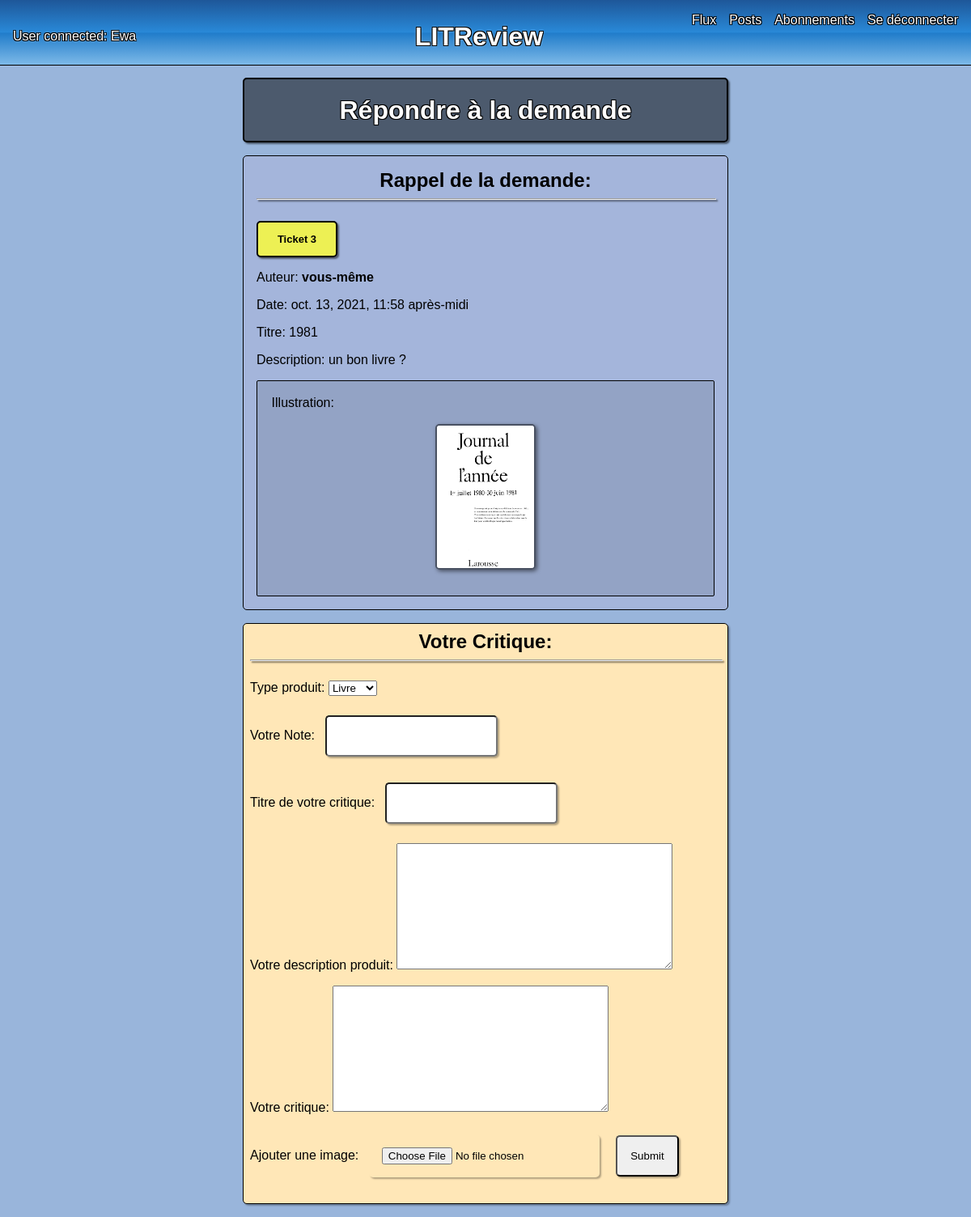
Screenshot of /answer-ticket/3/ (signed in) with the database file from the repository.
### base/models.py (models this page shows)
class Ticket(models.Model):
    titre = models.CharField(max_length=128,
                             blank=True
                             )
    description = models.TextField(max_length=2048,
                                   blank=True
                                   )
    user = models.ForeignKey(to=settings.AUTH_USER_MODEL,
                             on_delete=models.CASCADE,
                             null=True,
                             blank=True
                             )
    image = models.ImageField(upload_to ='images',
                              null=True,
                              blank=True
                              )
    time_created = models.DateTimeField(auto_now_add=True)

### base/views.py (the view, shortened to what this page needs)
# urls.py: path('answer-ticket/<str:pk>/', views.answer_ticket, name='answer'),
@login_required(login_url='/')
def answer_ticket(request, pk):
    tick = Ticket.objects.get(id=pk)
    reviewForm = ReviewForm()
    context = {'reviewForm': reviewForm, 'ticket': tick}
    return render(request, 'base/answer_ticket.html', context)

### base/forms.py
class ReviewForm(ModelForm):
    class Meta:
        model = Review
        fields = [
            'type_produit',
            'titre_produit',
            'description_produit',
            'image_produit',
            'note',
            'titre_critique',
            'description_critique'
        ]

### base/templates/base/answer_ticket.html (shortened to what this page needs)
{% extends 'main.html' %}
{% block content %}
    <div class="main-container">
        <div class="page-title">
            <h1>Répondre à la demande</h1>
        </div>
        <div class="color-ticket rappel">
            <div>
                <h2 class="text-center">Rappel de la demande: </h2>
            </div>
            <hr />
            <div>
                <br>
                <div class="ticket-tag">
                    <p>Ticket {{ticket.id}}</p>
                </div>
                <p> Auteur:
                    {% if request.user == ticket.user %}
                        <b>vous-même</b>
                    {% else %}
                        {{ticket.user|capfirst}}
                    {% endif %}
                </p>
                <p>Date: {{ticket.time_created}} </p>
                <p>Titre: {{ticket.titre}} </p>
                <p>Description: {{ticket.description}}</p>
                <div class="illustration">
                    <p>Illustration:</p>
                    {% if ticket.image %}
                        <img id="illustration-rappel" src="/media/{{ticket.image}}" />
                    {% else %}
                        <div class="nopic">
                            <i class="far fa-clipboard"> pas d'illustration </i>
                        </div>
                    {% endif %}
                </div>
            </div>
        </div>
        <div class="width-100">
            <div class="review">
                <div>
                    <h2 class="text-center">Votre Critique: </h2>
                </div>
                <hr />
                <div>
                    <form enctype="multipart/form-data" method="post" action="">
                        <p>Type produit: {{reviewForm.type_produit}}</p>
                        <p>Votre Note: {{reviewForm.note}}</p>
                        <p>Titre de votre critique: {{reviewForm.titre_critique}}</p>
                        <p>Votre description produit: {{reviewForm.description_critique}}
                        <p>Votre critique: {{reviewForm.description_critique}}</p>
                        <p>Ajouter une image: {{reviewForm.image_produit}}
                        <input type="submit" name"submit" value="Submit" />
                    </form>
                </div>
            </div>
        </div>
    </div>
{%endblock content%}

### templates/navbar.html
<nav>
    <div class="navbar-auth">
        {% if user.is_authenticated %}
            <p class="logged-user">User connected: {{ user|capfirst }}</p>
        {% else %}
            <p class="logged-user">User connected: None</p>
        {% endif %}
    </div>
    <div class="navbar-title">
        {% if user.is_authenticated %}
            <a href="{% url 'flux' %}"%>
                <h1>LITReview</h1>
            </a>
        {% else %}
            <a href="{% url 'login' %}">
                <h1>LITReview</h1>
            </a>
        {% endif %}
    </div>
    {% if user.is_authenticated %}
        <div class="navbar-satellites">
            {% if request.get_full_path == "/flux/" %}
                <a href="{% url 'flux' %}" class="active">Flux</a>
            {% else %}
                <a href="{% url 'flux' %}">Flux</a>
            {% endif %}
            {% if request.get_full_path == "/own-posts/" %}
                <a href="{% url 'own' %}" class="active">Posts</a>
            {% else %}
                <a href="{% url 'own' %}">Posts</a>
            {% endif %}
            {% if request.get_full_path == "/abo/" %}
                <a href="{% url 'abo' %}" class="active">Abonnements</a>
            {% else %}
                <a href="{% url 'abo' %}">Abonnements</a>
            {% endif %}
            {% if request.get_full_path == "/" and user.is_authenticated %}
                <a href="{% url 'login' %}" class="active">Se connecter</a>
            {% else %}
                <a href="{% url 'logout' %}">Se déconnecter</a>
            {% endif %}
        </div>
    {% endif %}
</nav>

### static/styles/main.css (style rules this page uses)
html, body { box-sizing: border-box; border: 0; margin: 5vh 0 0 0; box-sizing: border-box; height: 100%; background-color: rgba(153,181,219,1); font-family: arial, helvetica, Verdana, sans-serif; }
.main-container { display: flex; flex-direction: column; justify-content:space-evenly; align-items: center; width: 50%; margin: auto; }
.ticket-tag, .critique-tag { display: flex; justify-content: center; align-items: center; width: 6rem; border: 2px solid black; border-radius: 5px; box-shadow: 2px 2px 2px rgba(0,0,0, .5); background-color: rgba(255,255,51, .8); text-align: center; font-size: small; font-weight: bold; }
a { text-decoration: none; margin-right: 1rem; color: #fff }
hr { width: 100%; box-shadow: 2px 2px 2px rgba(0, 0, 0, 0.5); }
nav { z-index: 1; position: fixed; top: 0; width: 100%; height: 5rem; text-shadow: -1px -1px 0 #000, 1px -1px 0 #000, -1px 1px 0 #000, 1px 1px 0 #000; border-bottom: 1px solid black; display: grid; grid-template-columns: 1fr 1fr 1fr; background: #1e5799; background: -moz-linear-gradient(top, #1e5799 0%, #2989d8 50%, #207cca 51%, #7db9e8 100%); background: -webkit-linear-gradient(top, #1e5799 0%,#2989d8 50%,#207cca 51%,#7db9e8 100%); background: linear-gradient(to bottom, #1e5799 0%,#2989d8 50%,#207cca 51%,#7db9e8 100%); filter: progid:DXImageTransform.Microsoft.gradient( startColorstr='#1e5799', endColorstr='#7db9e8',GradientType=0 ); }
.navbar-auth { display: flex; justify-content: flex-start; align-items: center; width: 100%; }
.navbar-title { display: flex; justify-content:center; align-items: center; font-size: .9rem; width: 100%; }
.navbar-satellites { width: 100%; padding-top: 1rem; display: flex; align-items: flex-start; justify-content: flex-end; }
nav h1 { font-size: 2rem; text-shadow: -1px -1px 0 #000, 1px -1px 0 #000, -1px 1px 0 #000, 1px 1px 0 #000, 0px 0px 3px #fff }
.logged-user { color: white; text-align: left; margin-left: 1rem; text-shadow: -1px -1px 0 #000, 1px -1px 0 #000, -1px 1px 0 #000, 1px 1px 0 #000, 0px 0px 3px #fff; }
.text-center { text-align: center; margin: auto; }
input { padding: 1rem; margin: .5rem; border-radius: 5px; box-shadow: 2px 2px 2px rgba(0, 0, 0, 0.3); }
.color-ticket { background-color: rgb(164, 181, 219); }
.rappel { box-sizing: border-box; border: 1px solid black; border-radius: 5px; padding: 1rem; width: 100%; }
.ticket, .review { box-sizing: border-box; width: 100%; border: 1px solid black; box-shadow: 2px 2px 2px rgba(0, 0, 0, 0.3); border-radius: 5px; display: flex; flex-direction: column; padding: .5rem; margin: 1rem 0; background-color: rgb(200, 181, 219, .25); }
.illustration { border: 1px solid black; border-radius: 2px; box-sizing: border-box; padding: 1rem; width: 100%; display: flex; flex-direction: column; margin: auto; background-color: rgba(0, 0, 0, 0.1); }
.illustration p { align-self: flex-start; margin: .1rem; }
.illustration img { align-self: center; border: 2px solid rgba(0, 0, 0, 0.5); box-shadow: 2px 2px 5px rgba(0, 0, 0, 0.5); border-radius: 5px; margin: 1rem; width: 25vw; }
#illustration-rappel { width: 10vw; }
.review { background-color: rgba(255, 231, 183.25) }
.width-100 { width: 100%; }
.page-title { box-sizing: border-box; width: 100%; background-color: rgba(0, 0, 0, 0.5); display: flex; flex-direction: column; justify-content: center; align-items: center; border: 2px solid black; box-shadow: 2px 2px 2px rgba(0, 0, 0, 0.5); border-radius: 5px; height: 10vh; margin: 1rem 0rem; text-align: center; color: white; text-shadow: -1px -1px 0 #000, 1px -1px 0 #000, -1px 1px 0 #000, 1px 1px 0 #000; }

### rows the page displays
Ticket: id "3", time_created "oct. 13, 2021, 11:58 après-midi", titre "1981", description "un bon livre ?", image (picture)

### other values shown
{{ user|capfirst }} "Ewa"
